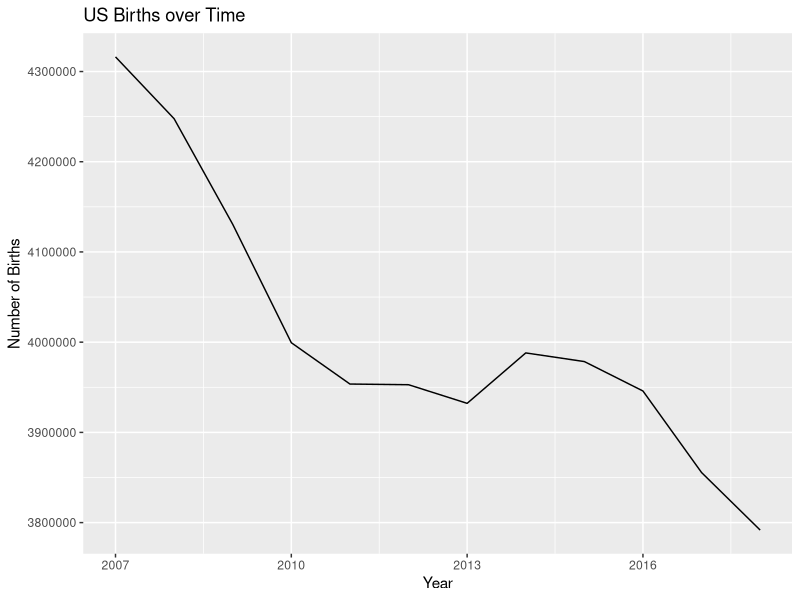
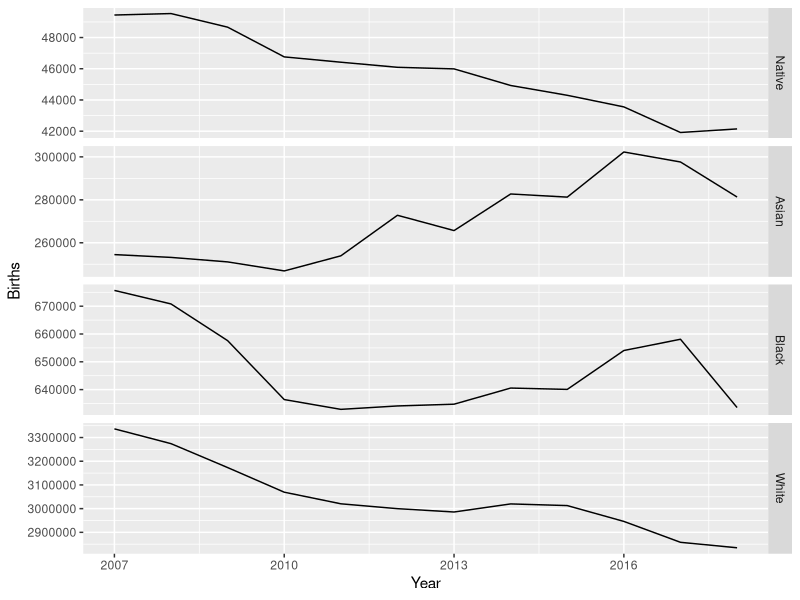
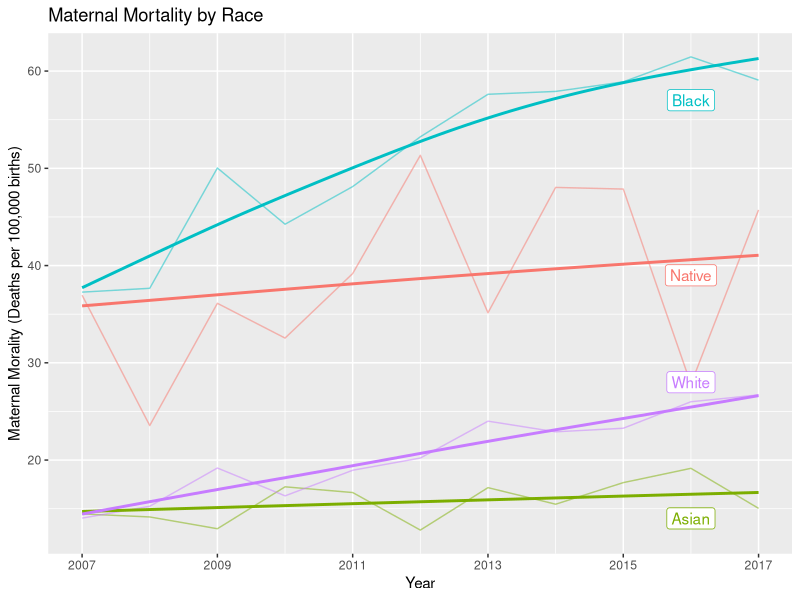
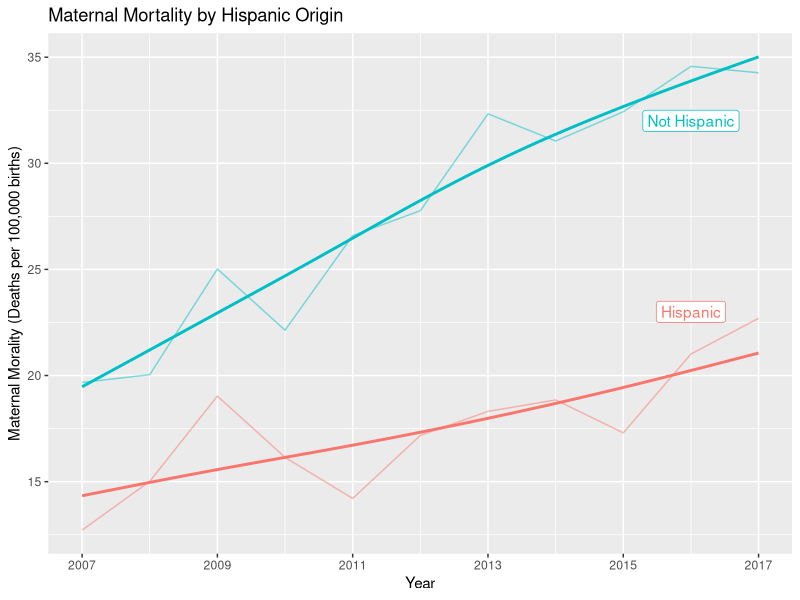
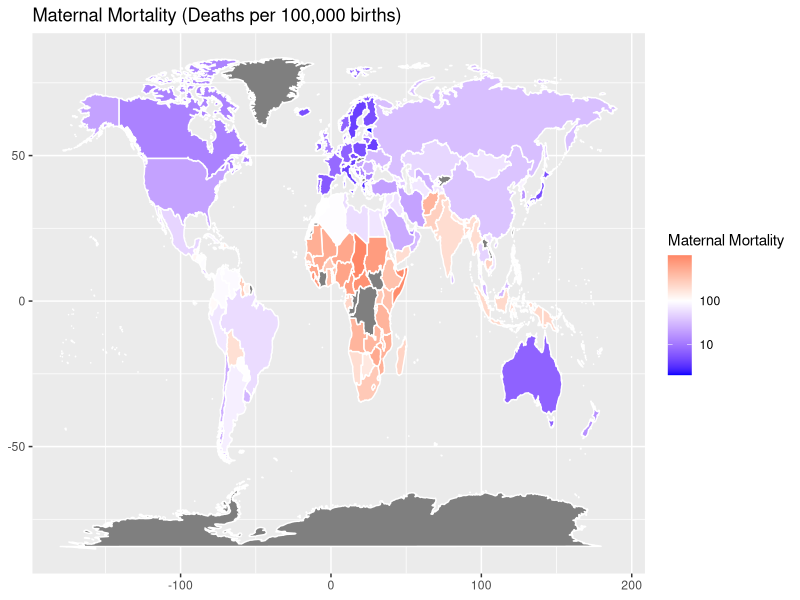
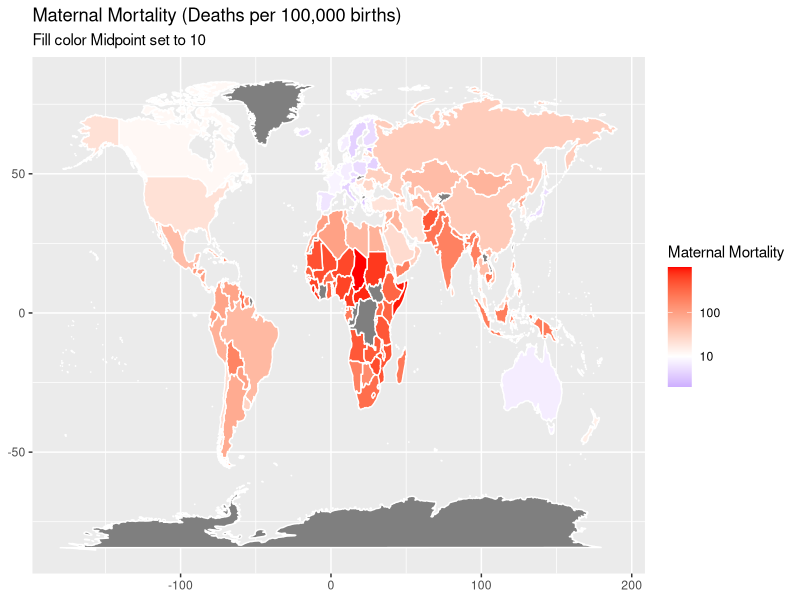
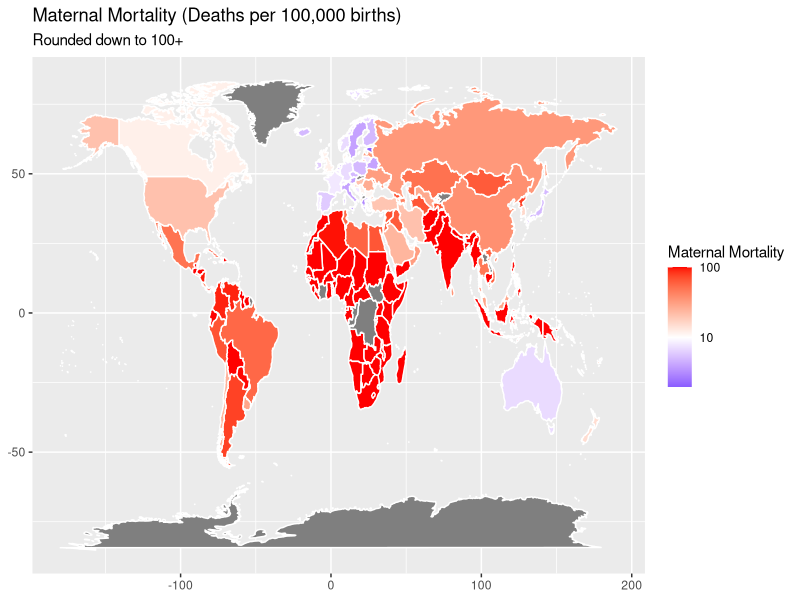

Recreate these plots in R, in order.
## ---- chunk 1
knitr::opts_chunk$set(echo = FALSE, warning=FALSE, message=FALSE)
## ---- chunk 2
library(tidyverse)
## ---- chunk 3
MM <- read_csv('data-raw/Maternal_Death/PregnancyDeaths_By_Race_by_Time.csv') %>%
  mutate(Race = fct_recode(`Race`, 
                            Native='American Indian or Alaska Native',
                            Asian = 'Asian or Pacific Islander',
                            Black = 'Black or African American'),
         Hispanic = fct_recode(`Hispanic Origin`,
                               Hispanic = 'Hispanic or Latino',
                               `Not Hispanic` = 'Not Hispanic or Latino')) %>%
  select(-Rate, -`Hispanic Origin`)

MM %>% head()
## ---- chunk 4
Births <- read_csv('data-raw/Maternal_Death/Natality_by_Race_2007-2018.csv') %>%
  mutate(Race = fct_recode(`Mother's Bridged Race`, 
                            Native='American Indian or Alaska Native',
                            Asian = 'Asian or Pacific Islander',
                            Black = 'Black or African American'),
         Hispanic = fct_recode(`Mother's Hispanic Origin`,
                               Hispanic = 'Hispanic or Latino',
                               `Not Hispanic` = 'Not Hispanic or Latino',
                               Unknown = 'Unknown or Not Stated')) %>%
  select( -`Mother's Bridged Race`, -`Mother's Hispanic Origin` )
Births %>% head()
## ---- chunk 5
Births %>%
  group_by(Year) %>%
  summarize(Births = sum(Births)) %>%
  ggplot(aes(x=Year, y=Births)) + geom_line() +
  labs(y='Number of Births', title = 'US Births over Time')

Births %>%
  group_by(Year, Race ) %>%
  summarize(Births = sum(Births)) %>%
  ggplot( aes(x=Year, y=Births) ) +
  geom_line() +
  facet_grid( Race ~ ., scales = 'free_y' ) 
## ---- chunk 6
data_race <- 
  inner_join(Births, MM) %>%
  group_by(Year, Race) %>% summarize(Deaths=sum(Deaths), Births=sum(Births)) %>%
  mutate( Mort_Rate = Deaths / Births * 100000 ) %>%
  select(Year, Race, Deaths, Births, Mort_Rate)

data_hispanic <- 
  inner_join(Births, MM) %>%
  group_by(Year, Hispanic) %>% summarize(Deaths=sum(Deaths), Births=sum(Births)) %>%
  mutate( Mort_Rate = Deaths / Births * 100000 ) %>%
  select(Year, Hispanic, Deaths, Births, Mort_Rate)
## ---- chunk 7
text.df <- tribble(
  ~Year, ~Mort_Rate,  ~Race,
  2016,  57, 'Black',
  2016,  39, 'Native',
  2016,  28, 'White',
  2016,  14, 'Asian')

data_race %>% ungroup() %>%
  mutate(Year = as.integer(Year)) %>%
  ggplot(aes(x=Year, y=Mort_Rate, color=Race)) +
  geom_line(alpha=.5) +
  geom_smooth(se = FALSE, method = "gam", formula = y ~ s(x, bs = "cs")) +
  geom_label(data=text.df, aes(label=Race)) +
  theme(legend.position = "none") +
  scale_x_continuous(breaks=seq(2007,2017,by=2)) +
  labs(y='Maternal Morality (Deaths per 100,000 births)', title='Maternal Mortality by Race')
## ---- chunk 8
text.df <- tribble(
  ~Year, ~Mort_Rate,  ~Hispanic,
  2016,  23, 'Hispanic',
  2016,  32, 'Not Hispanic')

data_hispanic %>% ungroup() %>%
  mutate(Year = as.integer(Year)) %>%
  ggplot(aes(x=Year, y=Mort_Rate, color=Hispanic)) +
  geom_line(alpha=.5) +
  geom_smooth(se = FALSE, method = "gam", formula = y ~ s(x, bs = "cs")) +
  geom_label(data=text.df, aes(label=Hispanic)) +
  theme(legend.position = "none") +
  scale_x_continuous(breaks=seq(2007,2017,by=2)) +
  labs(y='Maternal Morality (Deaths per 100,000 births)', title='Maternal Mortality by Hispanic Origin')
## ---- chunk 9
library(maps)
World_data <-  
  read_csv('data-raw/Maternal_Death/maternal_mortality_ratio_who.csv') %>% 
  mutate(country = fct_recode(country, USA = 'United States', UK = 'United Kingdom')) %>%
  select(country, `2010`) %>% rename(Mort_Rate=`2010`, region='country') %>%
  full_join( map_data('world') ) 



World_data %>%
  ggplot(aes(x = long, y = lat, group = group, fill=log10(Mort_Rate))) +
  geom_polygon( colour = "white") +
  scale_fill_gradient2(low='blue', high='red', midpoint=2,
                       breaks=log10(c(1,10,100)), labels=c(1,10,100) ) +
  labs(x=NULL, y=NULL, 
       title='Maternal Mortality (Deaths per 100,000 births)', 
       fill='Maternal Mortality')


World_data %>%
#  mutate( Mort_Rate = ifelse(Mort_Rate > 100, NA, Mort_Rate) ) %>%
  ggplot(aes(x = long, y = lat, group = group, fill=log10(Mort_Rate))) +
  geom_polygon( colour = "white") +
  scale_fill_gradient2(low='blue', high='red', midpoint=1, breaks=log10(c(1,10,100)), labels=c(1,10,100) ) +
  labs(x=NULL, y=NULL, 
       title='Maternal Mortality (Deaths per 100,000 births)', 
       fill='Maternal Mortality',
       subtitle='Fill color Midpoint set to 10')


World_data %>%
  mutate( Mort_Rate = ifelse(Mort_Rate > 100, 100, Mort_Rate) ) %>%
  ggplot(aes(x = long, y = lat, group = group, fill=log10(Mort_Rate))) +
  geom_polygon( colour = "white") +
  scale_fill_gradient2(low='blue', high='red', midpoint=1, breaks=log10(c(1,10,100)), labels=c(1,10,100) ) +
  labs(x=NULL, y=NULL, 
      fill='Maternal Mortality',
       title='Maternal Mortality (Deaths per 100,000 births)', 
       subtitle = 'Rounded down to 100+')

